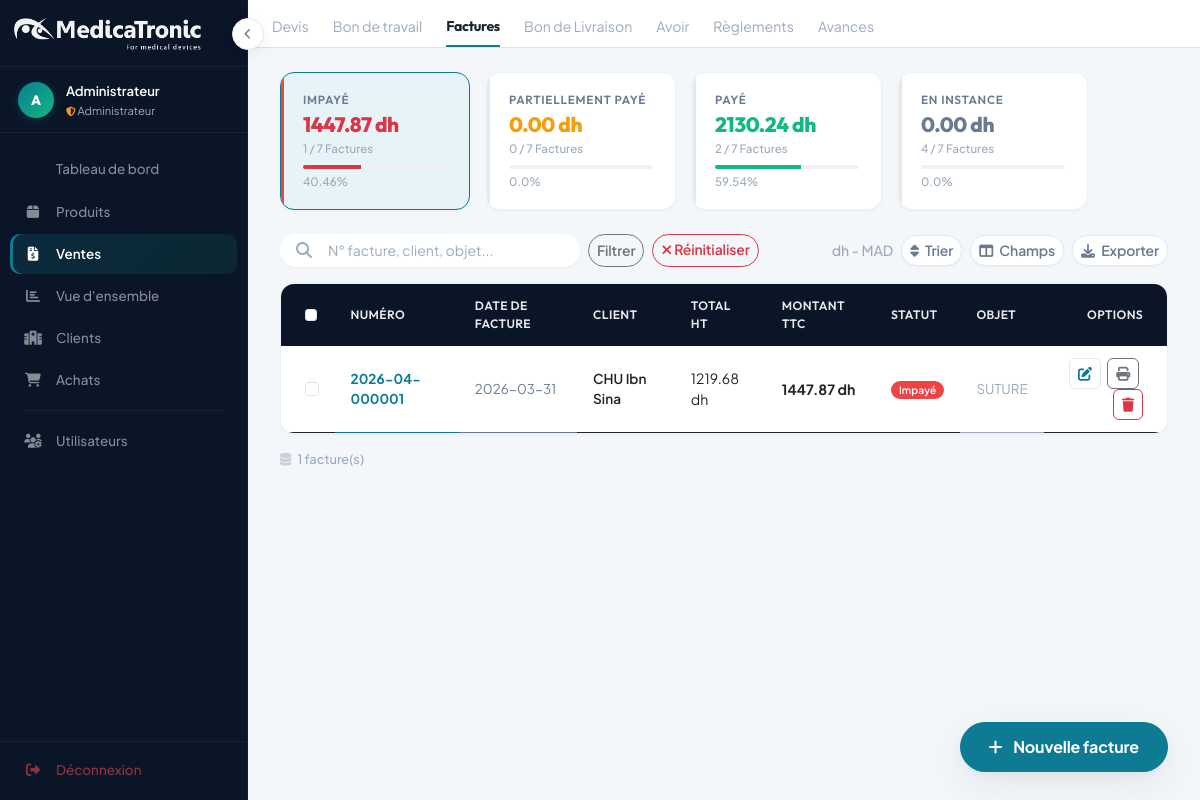
Screenshot of /ventes?statut=Impayé (signed in) with the database file from the repository.
### tables this page shows
CREATE TABLE factures (
    id                  INTEGER PRIMARY KEY AUTOINCREMENT,
    numero              TEXT UNIQUE,
    client_id           INTEGER,
    date_facture        TEXT,
    date_echeance       TEXT,
    devise              TEXT    DEFAULT 'MAD',
    emplacement_stock   TEXT,
    contact_commercial  TEXT,
    modele              TEXT,
    objet               TEXT,
    remarques           TEXT,
    conditions          TEXT,
    statut              TEXT    DEFAULT 'En instance',
    montant_ht          REAL    DEFAULT 0,
    remise_globale      REAL    DEFAULT 0,
    montant_tva         REAL    DEFAULT 0,
    ajustement          REAL    DEFAULT 0,
    montant_ttc         REAL    DEFAULT 0,
    FOREIGN KEY (client_id) REFERENCES clients(id)
);

CREATE TABLE clients (
    id   INTEGER PRIMARY KEY AUTOINCREMENT,
    nom  TEXT NOT NULL,
    type TEXT DEFAULT 'Hôpital'
, adresse TEXT, ville TEXT, telephone TEXT, email TEXT, code_client TEXT, ice TEXT, identifiant_fiscal TEXT, code_postal TEXT, region TEXT, pays TEXT DEFAULT "Maroc", gsm TEXT, contact TEXT, tarification TEXT DEFAULT "T1", categorie_client TEXT, latitude TEXT, longitude TEXT, adresse_facturation TEXT, ville_facturation TEXT, region_facturation TEXT, code_postal_facturation TEXT, pays_facturation TEXT, adresse_livraison TEXT, ville_livraison TEXT, region_livraison TEXT, code_postal_livraison TEXT, pays_livraison TEXT, actif INTEGER DEFAULT 1);

### app.py (the view)
@app.route('/ventes')
@login_required
def ventes():
    conn   = get_db_connection()
    search = request.args.get('search', '').strip()
    statut = request.args.get('statut', '')
    query  = '''
        SELECT f.*, cl.nom AS client_nom
        FROM factures f LEFT JOIN clients cl ON f.client_id = cl.id
    '''
    params, wheres = [], []
    if search:
        wheres.append('(f.numero LIKE ? OR cl.nom LIKE ? OR f.objet LIKE ?)')
        params += [f'%{search}%', f'%{search}%', f'%{search}%']
    if statut:
        wheres.append('f.statut = ?')
        params.append(statut)
    if wheres:
        query += ' WHERE ' + ' AND '.join(wheres)
    query   += ' ORDER BY f.date_facture DESC'
    factures = conn.execute(query, params).fetchall()
    stats    = conn.execute('''
        SELECT statut, COUNT(*) AS nb, SUM(montant_ttc) AS total
        FROM factures GROUP BY statut
    ''').fetchall()
    total_all = conn.execute('SELECT COUNT(*) AS n FROM factures').fetchone()['n']
    total_ttc = conn.execute('SELECT COALESCE(SUM(montant_ttc),0) AS s FROM factures').fetchone()['s']
    conn.close()
    stats_dict = {s['statut']: {'nb': s['nb'], 'total': s['total']} for s in stats}
    return render_template('ventes.html',
                           factures=factures, stats=stats_dict,
                           total_all=total_all, total_ttc=total_ttc,
                           search_query=search, statut_filtre=statut)

### templates/ventes.html (shortened to what this page needs)
<!DOCTYPE html>
<html lang="fr">
<head>
    <link href="https://cdn.jsdelivr.net/npm/bootstrap@5.3.0/dist/css/bootstrap.min.css" rel="stylesheet">
    <link rel="stylesheet" href="https://cdnjs.cloudflare.com/ajax/libs/font-awesome/6.4.0/css/all.min.css">
    <link rel="stylesheet" href="{{ url_for('static', filename='style.css') }}">
</head>
<body>
{% include '_sidebar.html' %}
<div class="main-content">
    <div class="bg-white border-bottom px-4 pt-3">
        <div class="d-flex gap-4 mb-0">
            <a href="#" class="text-decoration-none pb-2" style="color:var(--text-tertiary); font-size:0.88rem;">Devis</a>
            <a href="#" class="text-decoration-none pb-2" style="color:var(--text-tertiary); font-size:0.88rem;">Bon de travail</a>
            <a href="{{ url_for('ventes') }}" class="text-decoration-none fw-bold heading pb-2" style="color:var(--text); border-bottom:2px solid var(--primary); font-size:0.88rem;">Factures</a>
            <a href="#" class="text-decoration-none pb-2" style="color:var(--text-tertiary); font-size:0.88rem;">Bon de Livraison</a>
            <a href="#" class="text-decoration-none pb-2" style="color:var(--text-tertiary); font-size:0.88rem;">Avoir</a>
            <a href="#" class="text-decoration-none pb-2" style="color:var(--text-tertiary); font-size:0.88rem;">R&egrave;glements</a>
            <a href="#" class="text-decoration-none pb-2" style="color:var(--text-tertiary); font-size:0.88rem;">Avances</a>
        </div>
    </div>
    <div class="content-padding">
        <div class="d-flex gap-3 mb-4 flex-wrap">
            {% set s_imp = stats.get('Impay\u00e9', {'nb':0,'total':0}) %}
            {% set pct_imp = ((s_imp.total or 0) / total_ttc * 100) | round(2) if total_ttc else 0 %}
            <a href="{{ url_for('ventes', statut='Impay\u00e9') }}" class="text-decoration-none animate-in animate-in-delay-1">
                <div class="stat-card danger {% if statut_filtre == 'Impay\u00e9' %}active{% endif %}">
                    <div class="stat-label">Impay&eacute;</div>
                    <div class="stat-amount text-danger">{{ "%.2f"|format(s_imp.total or 0) }} dh</div>
                    <div class="stat-sub">{{ s_imp.nb }} / {{ total_all }} Factures</div>
                    <div class="progress mt-2"><div class="progress-bar bg-danger" style="width:{{ pct_imp }}%"></div></div>
                    <div class="stat-sub mt-1">{{ pct_imp }}%</div>
                </div>
            </a>
            {% set s_part = stats.get('Partiellement pay\u00e9', {'nb':0,'total':0}) %}
            {% set pct_part = ((s_part.total or 0) / total_ttc * 100) | round(2) if total_ttc else 0 %}
            <a href="{{ url_for('ventes', statut='Partiellement pay\u00e9') }}" class="text-decoration-none animate-in animate-in-delay-2">
                <div class="stat-card {% if statut_filtre == 'Partiellement pay\u00e9' %}active{% endif %}">
                    <div class="stat-label">Partiellement pay&eacute;</div>
                    <div class="stat-amount" style="color:var(--warning);">{{ "%.2f"|format(s_part.total or 0) }} dh</div>
                    <div class="stat-sub">{{ s_part.nb }} / {{ total_all }} Factures</div>
                    <div class="progress mt-2"><div class="progress-bar bg-warning" style="width:{{ pct_part }}%"></div></div>
                    <div class="stat-sub mt-1">{{ pct_part }}%</div>
                </div>
            </a>
            {% set s_pay = stats.get('Pay\u00e9', {'nb':0,'total':0}) %}
            {% set pct_pay = ((s_pay.total or 0) / total_ttc * 100) | round(2) if total_ttc else 0 %}
            <a href="{{ url_for('ventes', statut='Pay\u00e9') }}" class="text-decoration-none animate-in animate-in-delay-3">
                <div class="stat-card {% if statut_filtre == 'Pay\u00e9' %}active{% endif %}">
                    <div class="stat-label">Pay&eacute;</div>
                    <div class="stat-amount" style="color:var(--success);">{{ "%.2f"|format(s_pay.total or 0) }} dh</div>
                    <div class="stat-sub">{{ s_pay.nb }} / {{ total_all }} Factures</div>
                    <div class="progress mt-2"><div class="progress-bar" style="background:var(--success); width:{{ pct_pay }}%"></div></div>
                    <div class="stat-sub mt-1">{{ pct_pay }}%</div>
                </div>
            </a>
            {% set s_inst = stats.get('En instance', {'nb':0,'total':0}) %}
            {% set pct_inst = ((s_inst.total or 0) / total_ttc * 100) | round(2) if total_ttc else 0 %}
            <a href="{{ url_for('ventes', statut='En instance') }}" class="text-decoration-none animate-in animate-in-delay-4">
                <div class="stat-card {% if statut_filtre == 'En instance' %}active{% endif %}">
                    <div class="stat-label">En instance</div>
                    <div class="stat-amount" style="color:var(--text-secondary);">{{ "%.2f"|format(s_inst.total or 0) }} dh</div>
                    <div class="stat-sub">{{ s_inst.nb }} / {{ total_all }} Factures</div>
                    <div class="progress mt-2"><div class="progress-bar bg-secondary" style="width:{{ pct_inst }}%"></div></div>
                    <div class="stat-sub mt-1">{{ pct_inst }}%</div>
                </div>
            </a>
        </div>
        <div class="d-flex justify-content-between align-items-center mb-3 animate-in animate-in-delay-3">
            <form action="{{ url_for('ventes') }}" method="GET" class="d-flex gap-2">
                <div class="position-relative">
                    <span class="position-absolute top-50 start-0 translate-middle-y ms-3" style="color:var(--text-tertiary);">
                        <i class="fas fa-search"></i>
                    </span>
                    <input type="text" name="search" class="form-control ps-5"
                           style="width:300px; border:none; background:var(--surface); box-shadow:var(--shadow-sm); border-radius:var(--radius-full);"
                           placeholder="N&deg; facture, client, objet..."
                           value="{{ search_query or '' }}">
                </div>
                <button type="submit" class="btn btn-outline-secondary btn-sm" style="border-radius:var(--radius-full);">Filtrer</button>
                {% if statut_filtre or search_query %}
                <a href="{{ url_for('ventes') }}" class="btn btn-sm btn-outline-danger" style="border-radius:var(--radius-full);">
                    <i class="fas fa-times"></i> R&eacute;initialiser
                </a>
                {% endif %}
            </form>
            <div class="d-flex gap-2 align-items-center">
                <small style="color:var(--text-tertiary); font-weight:500;">dh - MAD</small>
                <button class="btn btn-white btn-sm" style="border-radius:var(--radius-full);"><i class="fas fa-sort me-1"></i> Trier</button>
                <button class="btn btn-white btn-sm" style="border-radius:var(--radius-full);"><i class="fas fa-columns me-1"></i> Champs</button>
                <button class="btn btn-white btn-sm" style="border-radius:var(--radius-full);"><i class="fas fa-download me-1"></i> Exporter</button>
            </div>
        </div>
        <div class="table-container">
            <table class="table align-middle mb-0 table-hover">
                <thead>
                    <tr>
                        <th class="ps-4" style="width:40px;"><input type="checkbox" class="form-check-input"></th>
                        <th>Num&eacute;ro</th>
                        <th>Date de facture</th>
                        <th>Client</th>
                        <th>Total HT</th>
                        <th>Montant TTC</th>
                        <th>Statut</th>
                        <th>Objet</th>
                        <th class="text-end pe-4">Options</th>
                    </tr>
                </thead>
                <tbody>
                    {% for f in factures %}
                    <tr class="cursor-pointer" data-href="{{ url_for('edit_facture', id=f.id) }}">
                        <td class="ps-4" onclick="event.stopPropagation()">
                            <input type="checkbox" class="form-check-input">
                        </td>
                        <td class="fw-bold" style="color:var(--primary);">{{ f.numero }}</td>
                        <td style="color:var(--text-secondary); font-size:0.84rem;">{{ f.date_facture or '&mdash;' }}</td>
                        <td style="font-weight:600;">{{ f.client_nom or '&mdash;' }}</td>
                        <td style="font-size:0.88rem;">{{ "%.2f"|format(f.montant_ht or 0) }} dh</td>
                        <td style="font-weight:700; font-size:0.88rem;">{{ "%.2f"|format(f.montant_ttc or 0) }} dh</td>
                        <td>
                            {% set s = f.statut or 'En instance' %}
                            {% if s == 'Impay\u00e9' %}
                                <span class="badge bg-danger px-2 py-1">{{ s }}</span>
                            {% elif s == 'Pay\u00e9' %}
                                <span class="badge bg-success px-2 py-1">{{ s }}</span>
                            {% elif s == 'Partiellement pay\u00e9' %}
                                <span class="badge bg-warning text-dark px-2 py-1">{{ s }}</span>
                            {% else %}
                                <span class="badge bg-secondary px-2 py-1">{{ s }}</span>
                            {% endif %}
                        </td>
                        <td style="color:var(--text-tertiary); font-size:0.84rem;">{{ f.objet or '&mdash;' }}</td>
                        <td class="text-end pe-4" onclick="event.stopPropagation()">
                            <a href="{{ url_for('edit_facture', id=f.id) }}"
                               class="btn btn-sm btn-outline-primary me-1" style="border-radius:var(--radius-sm); border-color:var(--border); color:var(--primary);" title="&Eacute;diter">
                                <i class="fas fa-edit"></i>
                            </a>
                            <a href="{{ url_for('print_facture', id=f.id) }}" target="_blank"
                               class="btn btn-sm btn-outline-secondary me-1" style="border-radius:var(--radius-sm);" title="Imprimer">
                                <i class="fas fa-print"></i>
                            </a>
                            <form action="{{ url_for('delete_facture', id=f.id) }}" method="POST" class="d-inline">
                                <button type="submit" class="btn btn-sm btn-outline-danger"
                                        style="border-radius:var(--radius-sm);"
                                        onclick="return confirm('Supprimer cette facture ?')" title="Supprimer">
                                    <i class="fas fa-trash"></i>
                                </button>
                            </form>
                        </td>
                    </tr>
                    {% endfor %}
                </tbody>
            </table>
        </div>
        <div class="mt-3" style="color:var(--text-tertiary); font-size:0.8rem; font-weight:500;">
            <i class="fas fa-database me-1" style="opacity:0.5;"></i>
            {{ factures | length }} facture(s)
        </div>
    </div>
</div>
<div class="bottom-add">
    <a href="{{ url_for('new_facture') }}" class="btn btn-info text-white fw-bold">
        <i class="fas fa-plus me-2"></i> Nouvelle facture
    </a>
</div>
</body>
</html>

### rows the page displays
factures: numero "2026-04-000001", date_facture "2026-03-31", nom "CHU Ibn Sina", montant_ht "1219.68", montant_ttc "1447.87", statut "Impayé", objet "SUTURE"

### other values shown
{{ session.get('nom', session.get('username', '?'))[0]|upper }} "A"
{{ session.get('nom', session.get('username', '')) }} "Administrateur"
{{ "%.2f"|format(s_imp.total or 0) }} "1447.87"
{{ s_imp.nb }} "1"
{{ total_all }} "7"
{{ pct_imp }} "40.46"
{{ "%.2f"|format(s_part.total or 0) }} "0.00"
{{ s_part.nb }} "0"
{{ pct_part }} "0.0"
{{ "%.2f"|format(s_pay.total or 0) }} "2130.24"
{{ s_pay.nb }} "2"
{{ pct_pay }} "59.54"
{{ "%.2f"|format(s_inst.total or 0) }} "0.00"
{{ s_inst.nb }} "4"
{{ pct_inst }} "0.0"
